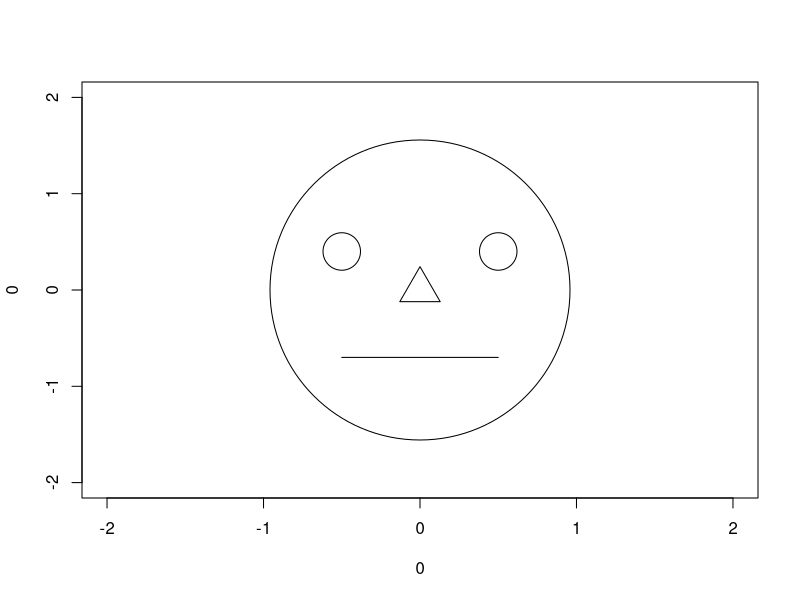
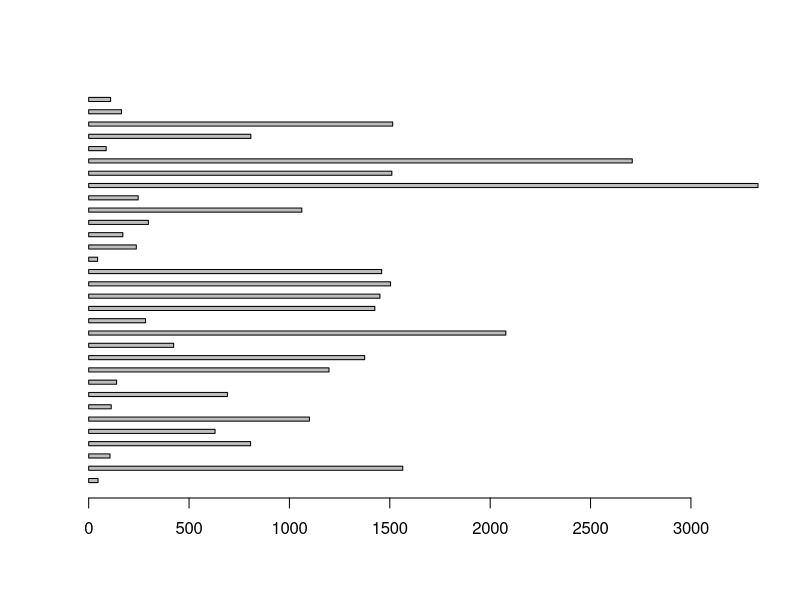
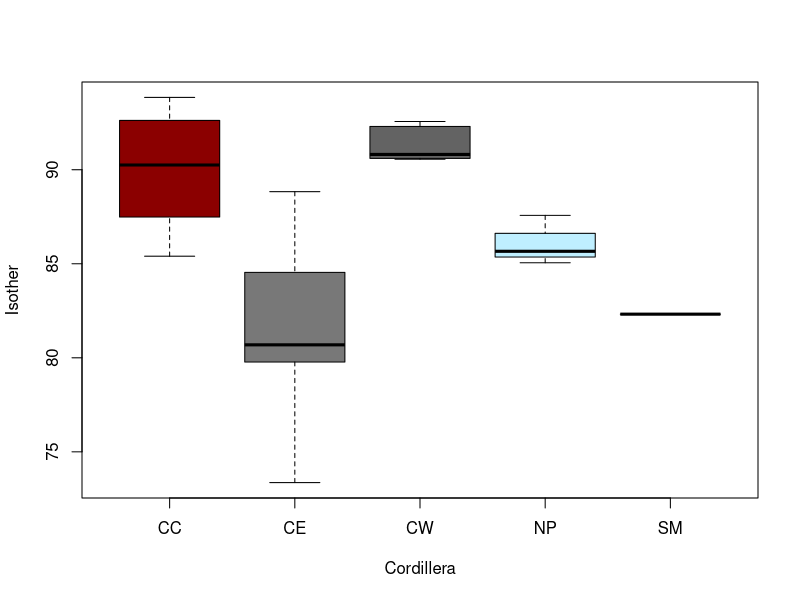
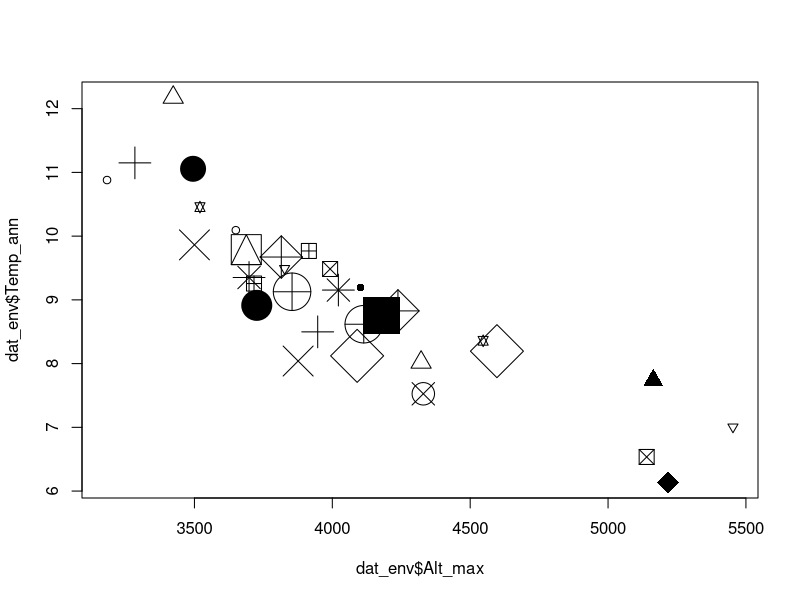

Source code (R) for these figures, in order:
####################################################################
##                                                                ##
##  Análisis de datos utilizando el lenguaje de programación R:   ##
##  una experiencia de aprendizaje virtual en el aula invertida   ##
##                                                                ##
##                 Proyecto INNOVA-TIC 2021                       ##
##                                                                ##
## Creado por:     Björn Reu (breu@uis.edu.co )                   ##
##                 Yovanny Duran Barajas                          ##
##                 Zarith Tatiana Villamizar                      ##
##                 Silvia Fernanda Ardila Hurtado                 ## 
##                 Sergio Andres Bolivar-Santamaria               ##
##                                                                ##
##  con el apoyo de la Vicerrectoría Académica,                   ##
##  Universidad Industrial de Santander                           ##
##                                                                ##
####################################################################
##                                                                ##
##                     ***   Unidad 1  ***                        ##
##                     Ejercicios y refuerzo                      ##
##                                                                ##
####################################################################

dat_env <- read.csv("env_Paramos_Colombia.csv")

####################################################################
##                           Sesión 1                             ##
####################################################################

# 1. Genere muy eficientemente estos 3 vectores

# a) 1 2 3 4 5 6 7 8 9 10 10 9 8 7 6 5 4 3 2 1

A = c(1:10,10:1)
A

# b) 0.00 0.15 0.30 0.45 0.60 0.75 0.90 1.05 1.20 1.35 1.50

B = seq(from=0, to=1.5, by=0.15); B 

# c) A A A 1 1 1 B B B X X X 2 2 2 C C C 3 3 3

C= c("A",1,"B","X",2,"C",3); rep(C, each = 3)

# 2. Extraiga de cada vector el tercer elemento y ubíquelo en la primera, segunda y tercera posición de un nuevo vector vacío. ¿Cuál es el modo del nuevo vector y por qué?

D = numeric(5)
D[1:3] <- c(A[3],B[3],C[3])
mode(D)

# 3. Cree un nuevo objeto que contenga los mismos elementos del vector anterior.

Z <- D

####################################################################
##                           Sesión 2                             ##
####################################################################

# 1. Haga una carita (:|)

plot(0, 0, xlim = c(-2, 2), ylim = c(-2, 2), cex = 40)
points(c(-0.5, 0.5), c(0.4, 0.4), cex = 5)
points(0, 0, pch = 2, cex = 4)
lines(c(-0.5, 0.5), c(-0.7, -0.7))

# 2. Realice una gráficas de barras de la variable de área de los datos dat_env en donde las barras esten de forma horizontal y tengan un espaciado de 2 entre ellas. Agregue nombres en los ejes

barplot(dat_env$AREA_KM2, horiz = TRUE, space = 2)

# 3. Realice una gráfica de cajas de la isotermalidad con colores diferentes para cada caja

boxplot(Isother ~ Cordillera, data = dat_env, col = colors()[c(100,200,300,400,500)])

# 4. Haga una gráfica de dispersión entre los datos temperatura anual y altura máxima en donde haya 5 tamaños diferentes de puntos, y 25 formas diferentes de puntos

plot(dat_env$Temp_ann ~ dat_env$Alt_max, cex = seq(from= 1, to= 5), pch = 1:20)

# 5. Realice un gráfico compuesto de las 3 gráficas anteriores mediante par()

####################################################################
##                           Sesión 3                             ##
####################################################################

# 1. Averigüe los nombres únicos de las cordilleras y elimine las que cuentan con menos de 3 observaciones

# 2. Mediante which() encuentre los complejos que poseen alturas máximas mayores a 5000

# 3. Halle la media de la temperatura anual y la isothermalidad  de cada cordillera

# 4. Utilice la funcion cut() para crear 3 rangos de estacionalidad de la precipitación.

# 5. Realice las siguientes gráficas:

# a) Un histograma del área en km2 de cada rango creado con cut
# b) Una gráfica de cajas de la precipitación anual de cada rango creado con cut
# c) Una gráfica de barras del número de complejos presente en cada rango creado con cut

